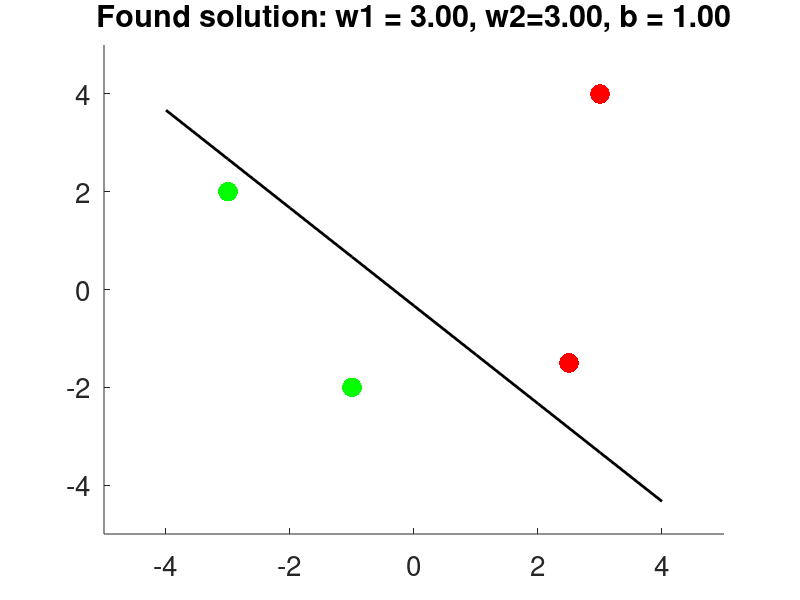

MATLAB code for this plot:
% 10/14/2014 Crane 
%% code for perceptron learning simple case
clear
close all

%% import data
x = [-3 3 -1 2.5];
y = [2 4 -2 -1.5];
target= [-1 1 -1 1];

%% initialize the learning algorithm
w1 = 1;
w2 = -1;
b = 3;

%% Perceptron learning
N = length(x); %number of datapoints
M = 200; %maximum number of iteration 

x_test = -4:4;

NumberofIteration = M;
eta =1;        
for iter = 1:M
    err_id=[];   
    y_test = (-w1*x_test-b)/w2;
    
    figure(1);
    clf
    scatter(x(target==-1),y(target==-1),200,'g','filled');
    hold on
    scatter(x(target==1),y(target==1),200,'r','filled');
    plot(x_test,y_test,'k','linewidth',2);
    set(gca,'fontsize',20);
    title('Perceptron learning');
    xlim([-5 5]);
    ylim([-5 5]);
    
    for i = 1:N
        thd=w1*x(i)+w2*y(i)+b;

        if thd>=0
            output(i) = 1;
        else
            output(i) = -1;
        end

        if output(i)==target(i)
            incorrect(i) = 0;
        else
            incorrect(i) = 1;
            err_id=[err_id i];
        end
    end
    
    if any(err_id)     
        %plot misclassifed points
        scatter(x(err_id),y(err_id),700,'k','linewidth',2);
        %update weights     
        w1=w1+eta*(target(err_id(1))-output(err_id(1)))*x(err_id(1));
        w2=w2+eta*(target(err_id(1))-output(err_id(1)))*y(err_id(1));
        b = b+eta*(target(err_id(1))-output(err_id(1)));
        %
    else
        set(gca,'fontsize',20);
        title(sprintf('Found solution: w1 = %.2f, w2=%.2f, b = %.2f',w1,w2,b));
        NumberofIteration = iter %number of iteration to find the solution
        break
    end
 
    if iter==M
        set(gca,'fontsize',20);
        title(sprintf('No solution found in %d iterations!',M));
    end
end
